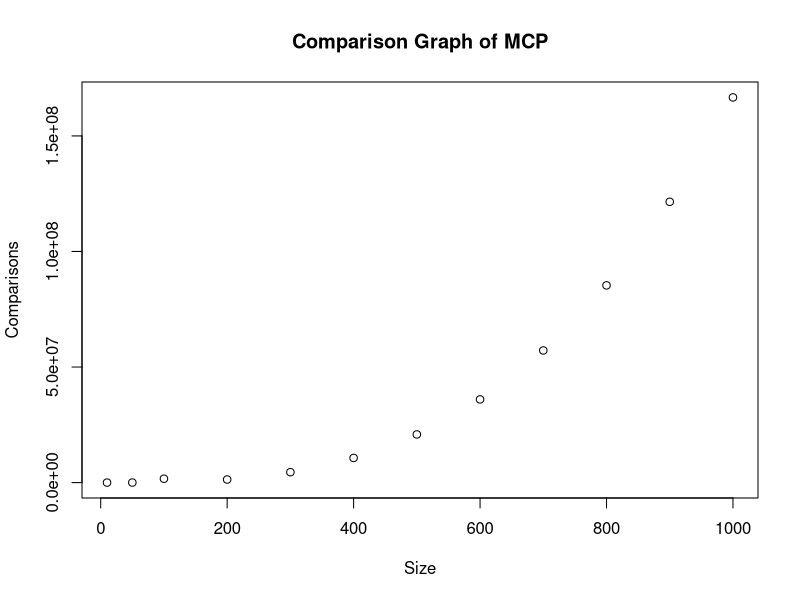

This figure's R source:
scatter <- function(data1,data2) {
  plot(x = data1,y = data2, xlab = "Size", ylab = "Comparisons", main = "Comparison Graph of MCP")
}
data1<-c(10 ,50 , 100 , 200 , 300 , 400 , 500 , 600 , 700 , 800 , 900 , 1000 )
data2<-c(165 , 20825 , 1666650 , 1333300 , 4499950 , 10666600 , 20833250 , 35999900, 57166550 , 85333200 , 121499850 ,166666500)
scatter(data1,data2)
